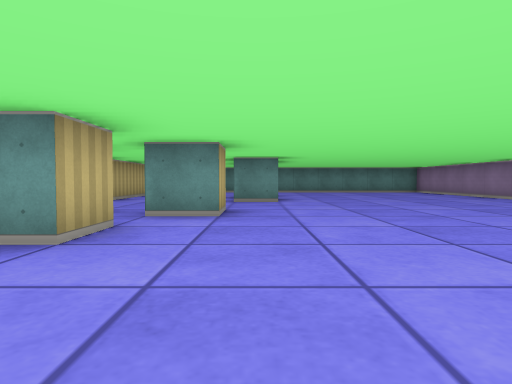
view 1 (above)

17 first-person views from a walk through a cub3D maze. The camera is about half as high as the walls, tilts 2° down and sees 75° across. The floor is counted in squares. Each view is taken from the middle of a square. On the plan, view 1 faces up. The plan holds only what a view shows up to about 9 squares ahead; the rest is blank.

view 2
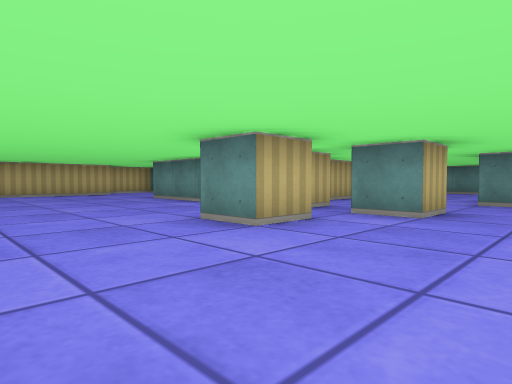

view 3
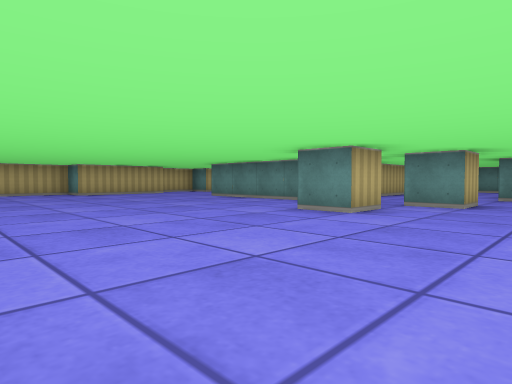

view 4
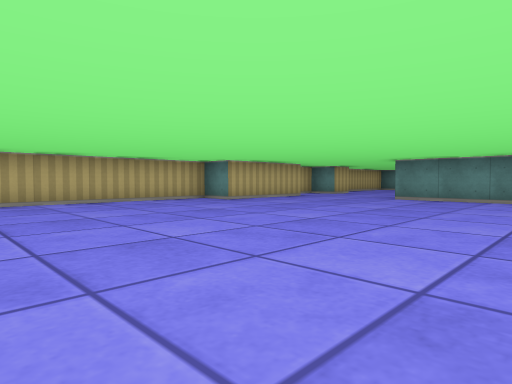

view 5
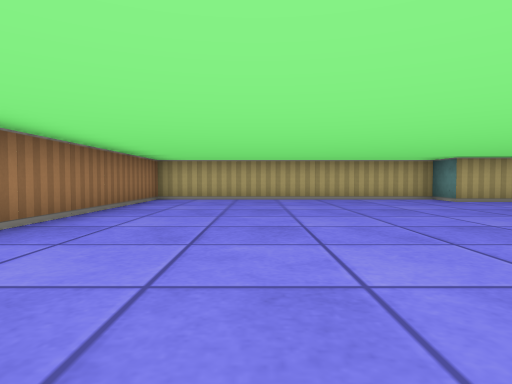

view 6
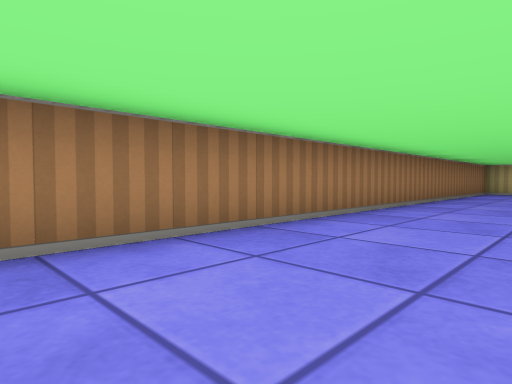

view 7
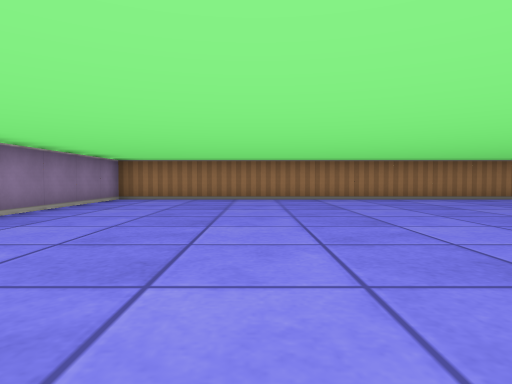

view 8
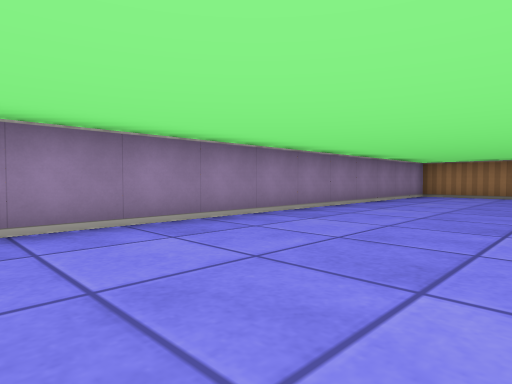

view 9
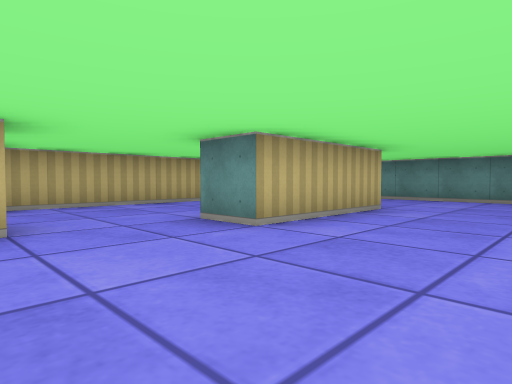

view 10
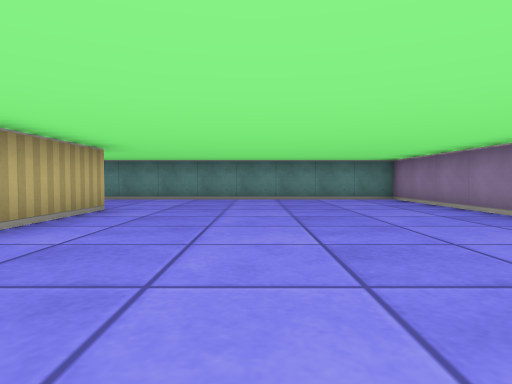

view 11
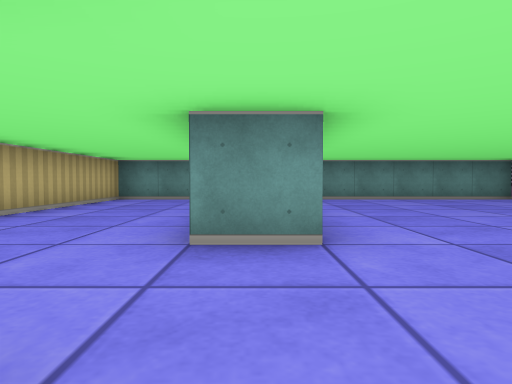

view 12
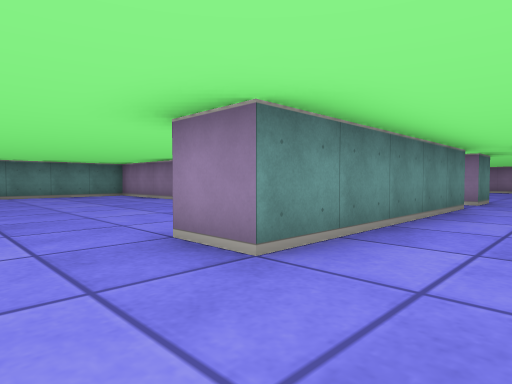

view 13
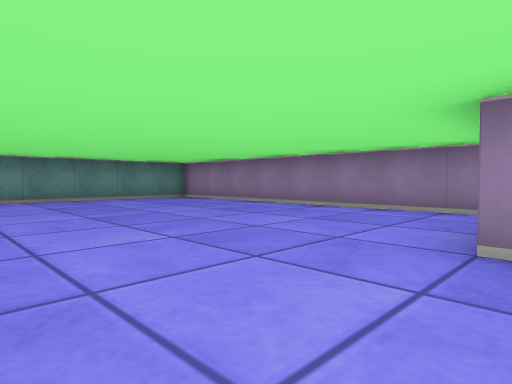

view 14
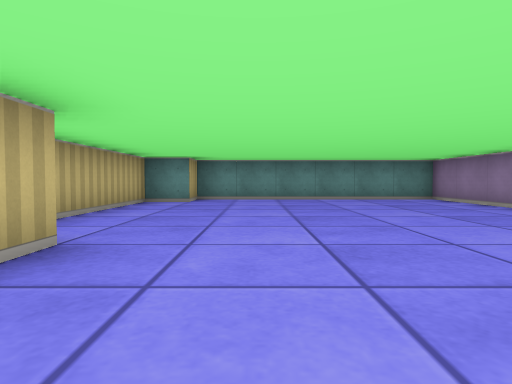

view 15
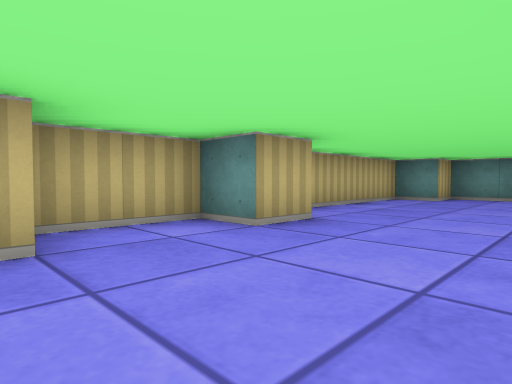

view 16
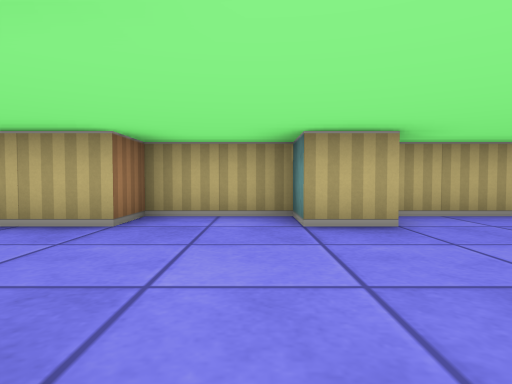

view 17
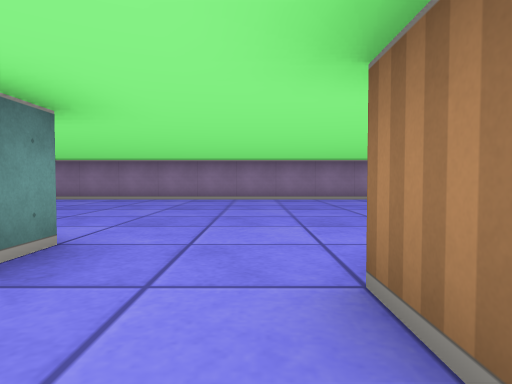

### Floor plan
Points are (right, up) in squares from view 1. A wall is a line through its corners. A room is listed if a view was taken in it or the views show most of it. See-through windows are left out.
Room 1 (views 1, 2, 3, 4, 5, 6, 7, 8, 9, 10, 11, 12, 13, 14, 15, 16, 17)
walls: (-2.4, 4.5) (-7.5, 4.5) (-7.5, 5.5); (-1.5, 3.6) (-1.5, 2.5) (-2.5, 2.5); (-1.4, 5.5) (-0.5, 5.5) (-0.5, 4.5) (-1.5, 4.5); (-2.5, 5.6) (-2.5, 4.9); (-4.5, 6) (-4.5, 13.5) (-10.5, 13.5) (-10.5, 12.5) (-11.5, 12.5) (-11.5, 7.9); (0.5, 10.6) (0.5, 7.5) (-0.5, 7.5); (-10.5, 7.6) (-10.5, 6.5) (-11.5, 6.5) (-11.5, 4.5) (-10.5, 4.5) (-10.5, 1.5) (-11.5, 1.5) (-11.5, -5.5) (6.5, -5.5) (6.5, 13.5) (-3.5, 13.5) (-3.5, 5.9)

Where each view was taken, in squares from view 1:
view 1: 0 up, 0 right, facing up
view 2: 0 up, 1 right, facing up-left
view 3: 2 down, 1 right, facing up-left
view 4: 4 down, 4 left, facing up-left
view 5: 3 down, 3 left, facing left
view 6: 3 down, 2 right, facing down-left
view 7: 3 up, 3 right, facing down
view 8: 5 up, 3 right, facing down-right
view 9: 5 up, 3 right, facing up-left
view 10: 5 up, 3 right, facing up
view 11: 5 up, 0 right, facing up
view 12: 3 up, 9 left, facing up-right
view 13: 5 up, 10 left, facing up-right
view 14: 5 up, 9 left, facing up
view 15: 4 up, 8 left, facing up-left
view 16: 6 up, 7 left, facing left
view 17: 6 up, 2 left, facing right
